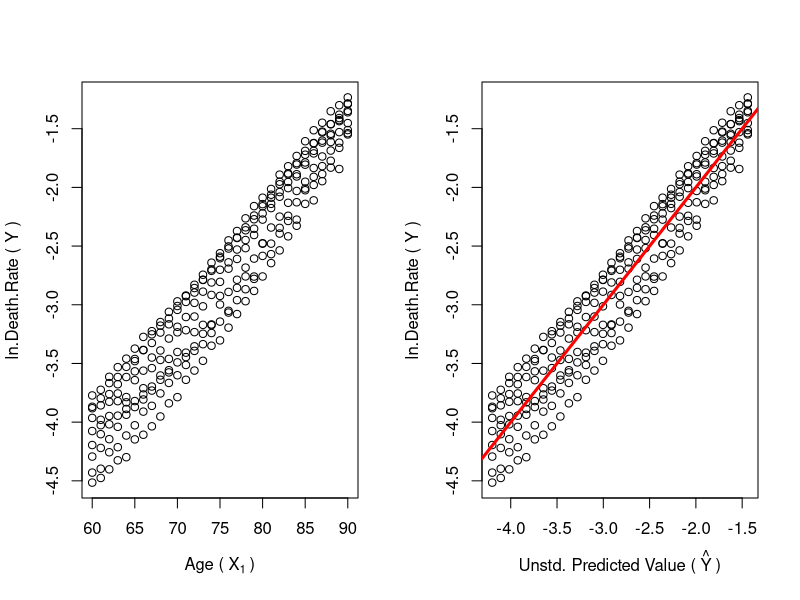
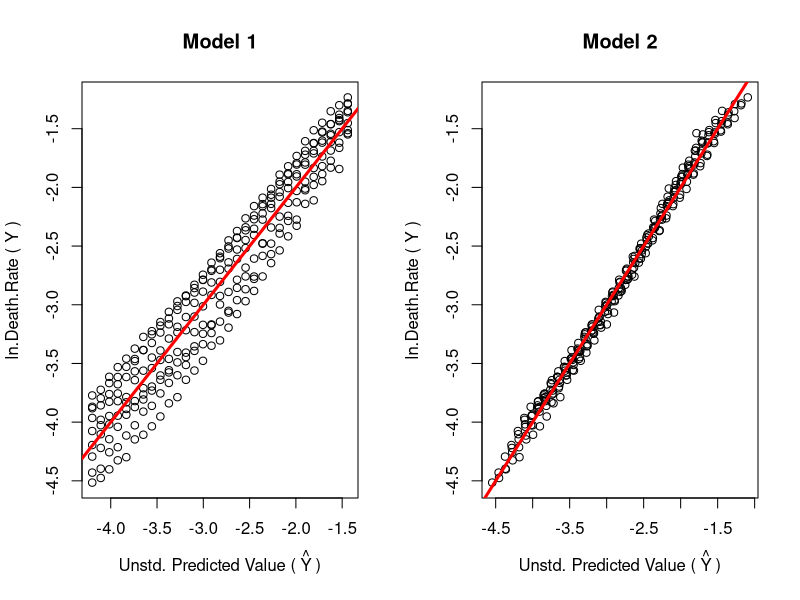

Source code (R) for these figures, in order:
## ---- chunk 1
drmfrench <- read.csv("../data/DRfrenchM.csv")
par(mfrow = c(1, 2))
with(drmfrench, plot(Age, ln.Death.Rate,
    xlab = bquote("Age (" ~ X[1] ~ ")"), ylab = "ln.Death.Rate ( Y )")
)
fit1 <- lm(ln.Death.Rate ~ Age, data = drmfrench)
drmfrench$fit1s <- fitted(fit1)
with(drmfrench, plot(fit1s, ln.Death.Rate,
    xlab = bquote("Unstd. Predicted Value (" ~ hat(Y) ~ ")"),
    ylab = "ln.Death.Rate ( Y )")
)
abline(lm(ln.Death.Rate ~ fit1s, data = drmfrench), lwd = 3, col = "red")
## ---- chunk 2
par(mfrow = c(1, 2))
with(drmfrench, plot(fitted(fit1), ln.Death.Rate,
    xlab = bquote("Unstd. Predicted Value (" ~ hat(Y) ~ ")"),
    ylab = "ln.Death.Rate ( Y )", main = "Model 1")
)
abline(lm(ln.Death.Rate ~ fit1s, data = drmfrench), lwd = 3, col = "red")
fit2 <- lm(ln.Death.Rate ~ Age + Year, data = drmfrench)
drmfrench$fits2 <- fitted(fit2)
with(drmfrench, plot(fits2, ln.Death.Rate,
    xlab = bquote("Unstd. Predicted Value (" ~ hat(Y) ~ ")"),
    ylab = "ln.Death.Rate ( Y )", main = "Model 2")
)
abline(lm(ln.Death.Rate ~ fits2, data = drmfrench), lwd = 3, col = "red")
